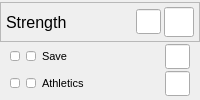
      <widget class="QWidget" name="widget_30" native="true">
       <layout class="QVBoxLayout" name="verticalLayout_27" stretch="0,0,0">
        <property name="spacing">
         <number>0</number>
        </property>
        <property name="leftMargin">
         <number>0</number>
        </property>
        <property name="topMargin">
         <number>0</number>
        </property>
        <property name="rightMargin">
         <number>0</number>
        </property>
        <property name="bottomMargin">
         <number>0</number>
        </property>
        <item>
         <widget class="QFrame" name="frame_5">
          <property name="minimumSize">
           <size>
            <width>0</width>
            <height>40</height>
           </size>
          </property>
          <property name="maximumSize">
           <size>
            <width>16777215</width>
            <height>40</height>
           </size>
          </property>
          <property name="frameShape">
           <enum>QFrame::StyledPanel</enum>
          </property>
          <property name="frameShadow">
           <enum>QFrame::Plain</enum>
          </property>
          <layout class="QHBoxLayout" name="horizontalLayout_10">
           <property name="spacing">
            <number>3</number>
           </property>
           <property name="leftMargin">
            <number>5</number>
           </property>
           <property name="topMargin">
            <number>0</number>
           </property>
           <property name="rightMargin">
            <number>5</number>
           </property>
           <property name="bottomMargin">
            <number>0</number>
           </property>
           <item>
            <widget class="QLabel" name="label_13">
             <property name="font">
              <font>
               <pointsize>12</pointsize>
              </font>
             </property>
             <property name="text">
              <string notr="true">Strength</string>
             </property>
             <property name="textFormat">
              <enum>Qt::AutoText</enum>
             </property>
            </widget>
           </item>
           <item>
            <widget class="QLineEdit" name="lineEdit_36">
             <property name="minimumSize">
              <size>
               <width>25</width>
               <height>25</height>
              </size>
             </property>
             <property name="maximumSize">
              <size>
               <width>25</width>
               <height>25</height>
              </size>
             </property>
             <property name="alignment">
              <set>Qt::AlignCenter</set>
             </property>
            </widget>
           </item>
           <item>
            <widget class="QLineEdit" name="lineEdit_37">
             <property name="minimumSize">
              <size>
               <width>30</width>
               <height>30</height>
              </size>
             </property>
             <property name="maximumSize">
              <size>
               <width>30</width>
               <height>30</height>
              </size>
             </property>
             <property name="alignment">
              <set>Qt::AlignCenter</set>
             </property>
            </widget>
           </item>
          </layout>
         </widget>
        </item>
        <item>
         <widget class="QWidget" name="widget_31" native="true">
          <property name="minimumSize">
           <size>
            <width>0</width>
            <height>25</height>
           </size>
          </property>
          <property name="maximumSize">
           <size>
            <width>16777215</width>
            <height>25</height>
           </size>
          </property>
          <layout class="QHBoxLayout" name="horizontalLayout_9">
           <property name="leftMargin">
            <number>10</number>
           </property>
           <property name="topMargin">
            <number>0</number>
           </property>
           <property name="rightMargin">
            <number>10</number>
           </property>
           <property name="bottomMargin">
            <number>0</number>
           </property>
           <item>
            <widget class="QLineEdit" name="lineEdit_38">
             <property name="minimumSize">
              <size>
               <width>10</width>
               <height>10</height>
              </size>
             </property>
             <property name="maximumSize">
              <size>
               <width>10</width>
               <height>10</height>
              </size>
             </property>
             <property name="alignment">
              <set>Qt::AlignCenter</set>
             </property>
            </widget>
           </item>
           <item>
            <widget class="QLineEdit" name="lineEdit_40">
             <property name="minimumSize">
              <size>
               <width>10</width>
               <height>10</height>
              </size>
             </property>
             <property name="maximumSize">
              <size>
               <width>10</width>
               <height>10</height>
              </size>
             </property>
             <property name="alignment">
              <set>Qt::AlignCenter</set>
             </property>
            </widget>
           </item>
           <item>
            <widget class="QLabel" name="label_14">
             <property name="font">
              <font>
               <pointsize>8</pointsize>
              </font>
             </property>
             <property name="text">
              <string>Save</string>
             </property>
            </widget>
           </item>
           <item>
            <widget class="QLineEdit" name="lineEdit_39">
             <property name="minimumSize">
              <size>
               <width>25</width>
               <height>25</height>
              </size>
             </property>
             <property name="maximumSize">
              <size>
               <width>25</width>
               <height>25</height>
              </size>
             </property>
             <property name="alignment">
              <set>Qt::AlignCenter</set>
             </property>
            </widget>
           </item>
          </layout>
         </widget>
        </item>
        <item>
         <widget class="QWidget" name="widget_58" native="true">
          <property name="minimumSize">
           <size>
            <width>0</width>
            <height>25</height>
           </size>
          </property>
          <property name="maximumSize">
           <size>
            <width>16777215</width>
            <height>25</height>
           </size>
          </property>
          <layout class="QHBoxLayout" name="horizontalLayout_11">
           <property name="leftMargin">
            <number>10</number>
           </property>
           <property name="topMargin">
            <number>0</number>
           </property>
           <property name="rightMargin">
            <number>10</number>
           </property>
           <property name="bottomMargin">
            <number>0</number>
           </property>
           <item>
            <widget class="QLineEdit" name="lineEdit_46">
             <property name="minimumSize">
              <size>
               <width>10</width>
               <height>10</height>
              </size>
             </property>
             <property name="maximumSize">
              <size>
               <width>10</width>
               <height>10</height>
              </size>
             </property>
             <property name="alignment">
              <set>Qt::AlignCenter</set>
             </property>
            </widget>
           </item>
           <item>
            <widget class="QLineEdit" name="lineEdit_47">
             <property name="minimumSize">
              <size>
               <width>10</width>
               <height>10</height>
              </size>
             </property>
             <property name="maximumSize">
              <size>
               <width>10</width>
               <height>10</height>
              </size>
             </property>
             <property name="alignment">
              <set>Qt::AlignCenter</set>
             </property>
            </widget>
           </item>
           <item>
            <widget class="QLabel" name="label_21">
             <property name="font">
              <font>
               <pointsize>8</pointsize>
              </font>
             </property>
             <property name="text">
              <string>Athletics</string>
             </property>
            </widget>
           </item>
           <item>
            <widget class="QLineEdit" name="lineEdit_48">
             <property name="minimumSize">
              <size>
               <width>25</width>
               <height>25</height>
              </size>
             </property>
             <property name="maximumSize">
              <size>
               <width>25</width>
               <height>25</height>
              </size>
             </property>
             <property name="alignment">
              <set>Qt::AlignCenter</set>
             </property>
            </widget>
           </item>
          </layout>
         </widget>
        </item>
       </layout>
      </widget>
